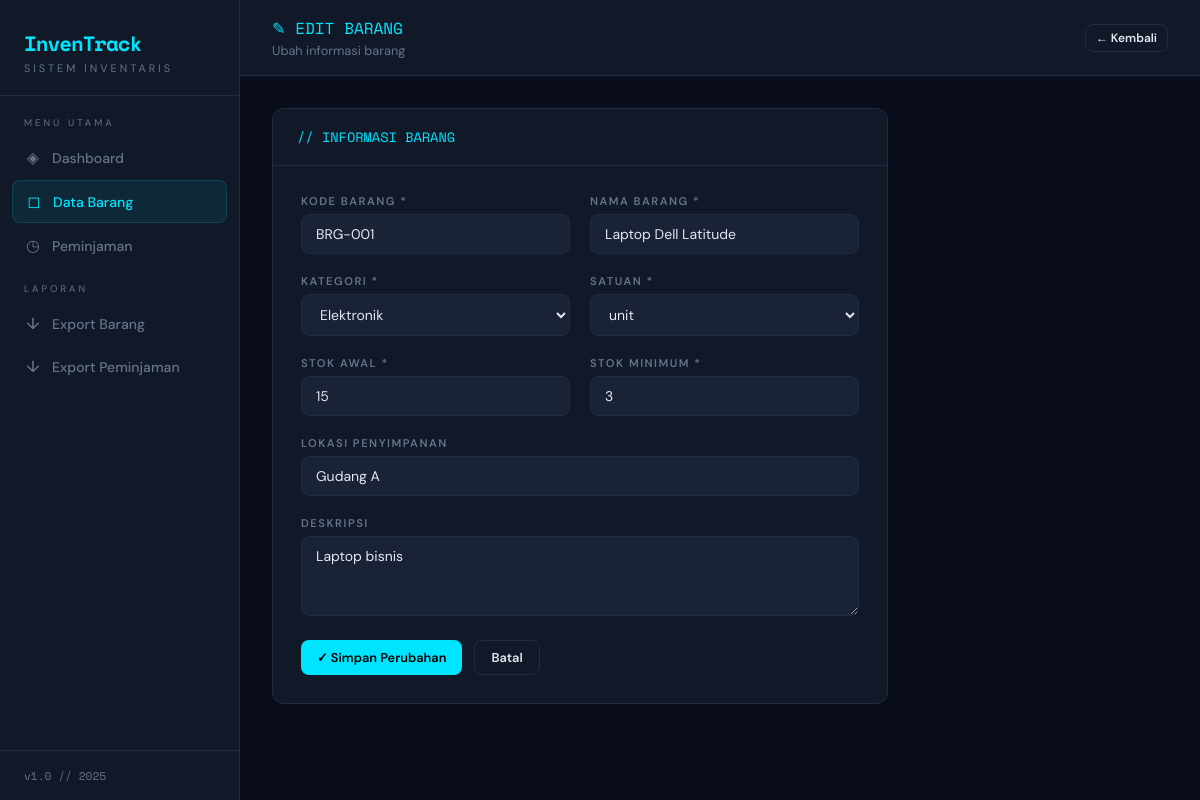
The app's page /barang/edit/1 with its own data.
### tables this page shows
CREATE TABLE barang (
        id INTEGER PRIMARY KEY AUTOINCREMENT,
        kode TEXT UNIQUE NOT NULL,
        nama TEXT NOT NULL,
        kategori TEXT NOT NULL,
        stok INTEGER DEFAULT 0,
        stok_min INTEGER DEFAULT 5,
        satuan TEXT DEFAULT 'pcs',
        lokasi TEXT,
        deskripsi TEXT,
        created_at TEXT DEFAULT CURRENT_TIMESTAMP
    );

### app.py (the view, shortened to what this page needs)
@app.route('/barang/edit/<int:id>', methods=['GET','POST'])
def edit_barang(id):
    conn = get_db()
    item = conn.execute("SELECT * FROM barang WHERE id=?", (id,)).fetchone()
    conn.close()
    return render_template('form_barang.html', data=item, mode='edit')

### app.py (called while the page is built)
def get_db():
    conn = sqlite3.connect(DB)
    conn.row_factory = sqlite3.Row
    return conn

### templates/form_barang.html (shortened to what this page needs)
{% extends "base.html" %}
{% block content %}
<div class="topbar">
  <div>
    <div class="page-title">{{ '✎ EDIT BARANG' if mode=='edit' else '+ TAMBAH BARANG' }}</div>
    <div class="page-subtitle">{{ 'Ubah informasi barang' if mode=='edit' else 'Daftarkan barang baru ke inventaris' }}</div>
  </div>
  <a href="{{ url_for('barang') }}" class="btn btn-outline btn-sm">← Kembali</a>
</div>
<div class="content" style="max-width:680px">
  <div class="card">
    <div class="card-header">
      <span class="card-title">// INFORMASI BARANG</span>
    </div>
    <div class="card-body" style="padding:28px">
      <form method="post">
        <div class="form-grid">
          <div class="form-group">
            <label>Kode Barang *</label>
            <input type="text" name="kode" value="{{ data.kode or '' }}" placeholder="BRG-001" required>
          </div>
          <div class="form-group">
            <label>Nama Barang *</label>
            <input type="text" name="nama" value="{{ data.nama or '' }}" placeholder="Nama lengkap barang" required>
          </div>
          <div class="form-group">
            <label>Kategori *</label>
            <select name="kategori" required>
              {% for kat in ['Elektronik','Furnitur','ATK','Peralatan','Kendaraan','Lainnya'] %}
              <option value="{{ kat }}" {{ 'selected' if data.kategori==kat else '' }}>{{ kat }}</option>
              {% endfor %}
            </select>
          </div>
          <div class="form-group">
            <label>Satuan *</label>
            <select name="satuan">
              {% for sat in ['pcs','unit','rim','lusin','set','box','kg','liter'] %}
              <option value="{{ sat }}" {{ 'selected' if (data.satuan or 'pcs')==sat else '' }}>{{ sat }}</option>
              {% endfor %}
            </select>
          </div>
          <div class="form-group">
            <label>Stok Awal *</label>
            <input type="number" name="stok" value="{{ data.stok or 0 }}" min="0" required>
          </div>
          <div class="form-group">
            <label>Stok Minimum *</label>
            <input type="number" name="stok_min" value="{{ data.stok_min or 5 }}" min="1" required>
          </div>
          <div class="form-group full">
            <label>Lokasi Penyimpanan</label>
            <input type="text" name="lokasi" value="{{ data.lokasi or '' }}" placeholder="Contoh: Gudang A, Rak 3">
          </div>
          <div class="form-group full">
            <label>Deskripsi</label>
            <textarea name="deskripsi" placeholder="Keterangan tambahan tentang barang...">{{ data.deskripsi or '' }}</textarea>
          </div>
        </div>
        <div style="display:flex;gap:12px;margin-top:24px">
          <button type="submit" class="btn btn-primary">
            {{ '✓ Simpan Perubahan' if mode=='edit' else '+ Tambah Barang' }}
          </button>
          <a href="{{ url_for('barang') }}" class="btn btn-outline">Batal</a>
        </div>
      </form>
    </div>
  </div>
</div>
{% endblock %}

### templates/base.html (style rules this page uses)
:root { --bg: #0a0e1a; --surface: #111827; --surface2: #1a2236; --border: #1e2d45; --accent: #00e5ff; --accent2: #7c3aed; --accent3: #f59e0b; --danger: #ef4444; --success: #10b981; --text: #e2e8f0; --muted: #64748b; --mono: 'Space Mono', monospace; --sans: 'DM Sans', sans-serif; }
*, *::before, *::after { box-sizing: border-box; margin: 0; padding: 0; }
html { scroll-behavior: smooth; }
body { background: var(--bg); color: var(--text); font-family: var(--sans); min-height: 100vh; display: flex; }
.topbar { background: var(--surface); border-bottom: 1px solid var(--border); padding: 16px 32px; display: flex; align-items: center; justify-content: space-between; position: sticky; top: 0; z-index: 50; }
.page-title { font-family: var(--mono); font-size: 1rem; color: var(--accent); }
.page-subtitle { font-size: 0.8rem; color: var(--muted); margin-top: 2px; }
.content { padding: 32px; }
.card { background: var(--surface); border: 1px solid var(--border); border-radius: 12px; overflow: hidden; margin-bottom: 24px; }
.card-header { padding: 18px 24px; border-bottom: 1px solid var(--border); display: flex; align-items: center; justify-content: space-between; }
.card-title { font-family: var(--mono); font-size: 0.85rem; color: var(--accent); }
.card-body { padding: 0; }
.btn { display: inline-flex; align-items: center; gap: 6px; padding: 8px 16px; border-radius: 8px; font-size: 0.8rem; font-weight: 600; cursor: pointer; text-decoration: none; border: none; transition: all .2s; font-family: var(--sans); }
.btn-primary { background: var(--accent); color: #000; }
.btn-outline { background: transparent; color: var(--text); border: 1px solid var(--border); }
.btn-sm { padding: 5px 10px; font-size: 0.75rem; }
.form-grid { display: grid; grid-template-columns: 1fr 1fr; gap: 20px; }
.form-group { display: flex; flex-direction: column; gap: 6px; }
.form-group.full { grid-column: 1/-1; }
label { font-size: 0.7rem; letter-spacing: 1.5px; text-transform: uppercase; color: var(--muted); font-weight: 600; }
input, select, textarea { background: var(--surface2); border: 1px solid var(--border); border-radius: 8px; padding: 10px 14px; color: var(--text); font-family: var(--sans); font-size: 0.875rem; transition: border-color .2s; outline: none; }
textarea { resize: vertical; min-height: 80px; }
select option { background: var(--surface2); }

### records on screen
barang: kode "BRG-001", nama "Laptop Dell Latitude", stok "15", stok_min "3", lokasi "Gudang A", deskripsi "Laptop bisnis"

### other values on screen
{{ '✎ EDIT BARANG' if mode=='edit' else '+ TAMBAH BARANG' }} "✎ EDIT BARANG"
{{ '✓ Simpan Perubahan' if mode=='edit' else '+ Tambah Barang' }} "✓ Simpan Perubahan"
form field kategori "Elektronik"
form field satuan "unit"
